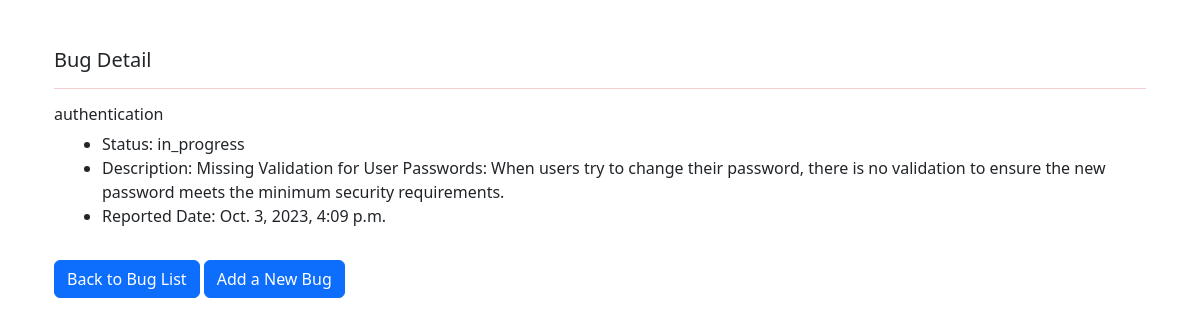
Page /bug_detail/5/ on the committed database.
### bug/models.py (models this page shows, shortened)
class Bug(models.Model):
    STATUSES =[
            ('new', 'New'),
            ('open', 'Open'),
            ('critical', 'Critical'),
            ('to_do', 'To Do'),
            ('assigned', 'Assigned'),
            ('in_progress', 'In Progress'),
            ('resolved', 'Resolved'),
            ('closed', 'Closed'),
            ('reopened', 'Reopened'),
            ('duplicate', 'Duplicate'),
            ('invalid', 'Invalid'),
            ('wont_fix', "Won't Fix"),
    ]
    BUG_TYPES = [
    ('functional', 'Functional Issue'),
    ('performance', 'Performance Issue'),
    ('security', 'Security Issue'),
    ('usability', 'Usability Issue'),
    ('compatibility', 'Compatibility Issue'),
    ('visual', 'Visual/Design Issue'),
    ('other', 'Other Issue'),
    ('database', 'Database Issue'),
    ('network', 'Network Issue'),
    ('crash', 'Application Crash'),
    ('installation', 'Installation Issue'),
    ('documentation', 'Documentation Issue'),
    ('data_loss', 'Data Loss Issue'),
    ('accessibility', 'Accessibility Issue'),
    ('authentication', 'Authentication Issue'),
    ('workflow', 'Workflow Issue'),
]
    description = models.TextField()
    bug_type = models.CharField(max_length=225, choices=BUG_TYPES)
    report_date = models.DateTimeField(default=datetime.now)
    status = models.CharField(max_length=50, choices=STATUSES)

### bug/views.py (the view)
# urls.py: path("bug_detail/<int:pk>/", BugDetailView.as_view(), name="bug_detail")
class BugDetailView(DetailView):
    model = Bug
    template_name = 'bug_detail.html'
    def get_context_data(self, **kwargs):
        context = super().get_context_data(**kwargs)
        context["bug"] = self.get_object()
        return context

### bug/templates/bug_detail.html (shortened to what this page needs)
{% extends "base.html" %}
{% block content %}
    <div class="container">
        <div class="row">
            <div class="col">
                <div>
                    <h5 >Bug Detail</h5>
                    <hr class=" text-danger">
                    <h6>{{bug.bug_type}}</h6>
                        <ul class=" mx-3">
                            <li>Status: {{bug.status}}</li>
                            <li>Description: {{bug.description}}</li>
                            <li>Reported Date: {{bug.report_date}}</li>
                        </ul>
                        <a href="{% url "bug_list" %}" class="btn btn-primary">Back to Bug List</a>  <a href=" {% url "add_bug"%}" class="btn btn-primary my-3">Add a New Bug</a>
                </div>
            </div>
        </div>
    </div>
{% endblock content %}

### rows in the picture
Bug: bug_type "authentication", status "in_progress", description "Missing Validation for User Passwords: When users try to change their password, there is no validation to ensure the new password meets the minimum security requirements.", report_date "Oct. 3, 2023, 4:09 p.m."
